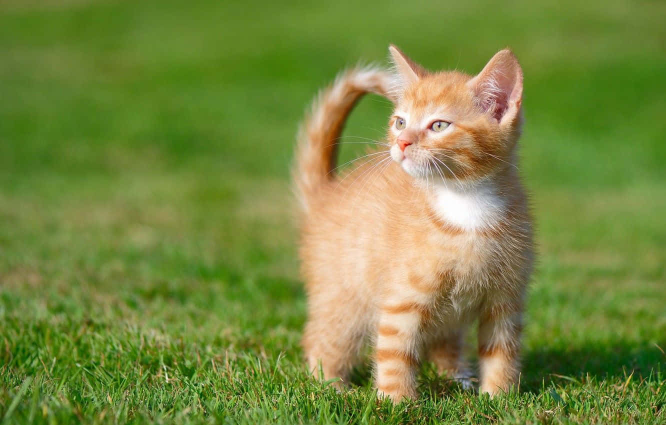
#> input picture day2/cat.jpg, 1332 x 850 px (shown at 1/2 size)
$ python cv06.py
#> lines starting #> are read from the running program, lines starting #| are printed output that depends on the picture
#Drawing
import cv2

img = cv2.imread("cat.jpg",1)
#> img is the input picture: shape (850, 1332, 3); mean B, G, R 64.6, 135, 119.4
img = cv2.resize(img,(800,600))
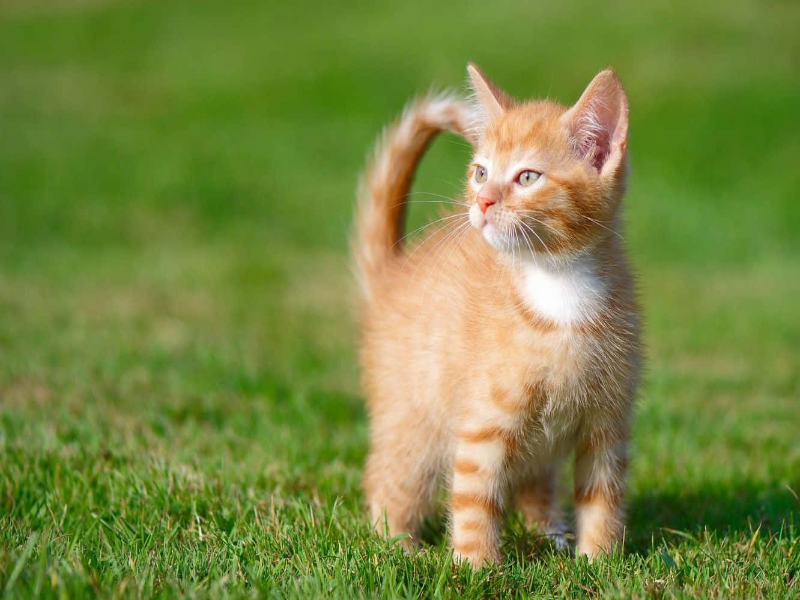
#> img: shape (600, 800, 3); mean B, G, R 64.6, 134.9, 119.3

cv2.line(img,(100,100),(400,100),(255,0,0),10)
cv2.arrowedLine(img,(100,150),(400,150),(0,255,0),10)
cv2.arrowedLine(img,(400,200),(100,200),(0,0,255),10)
cv2.rectangle(img,(100,250),(400,300),(255,255,255),10)
cv2.rectangle(img,(100,350),(400,400),(255,255,255),-1)
#circle(ภาพ,จุดศูนย์กลาง,รัศมี,ความหนา)
cv2.circle(img,(150,500),50,(125,125,125),5)
cv2.circle(img,(300,500),50,(125,125,125),-1)
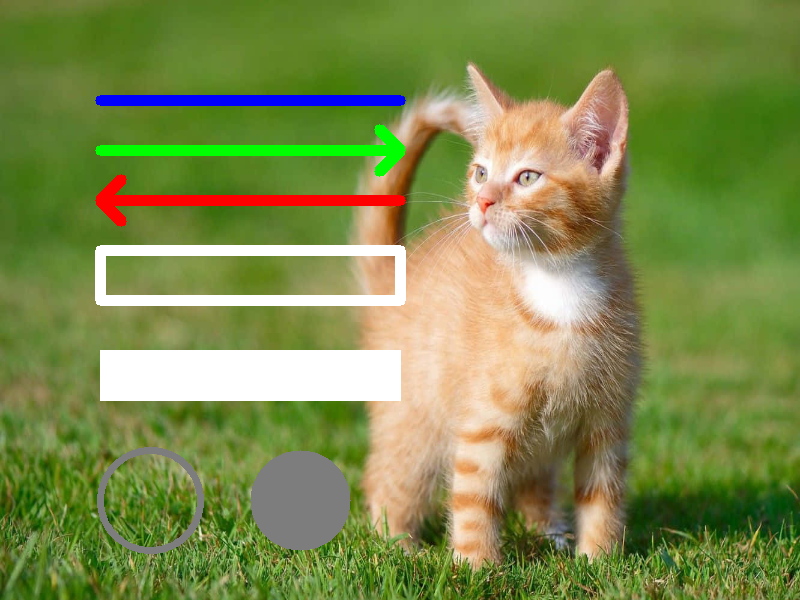
#> img: shape (600, 800, 3); mean B, G, R 75.9, 139.3, 125.6

cv2.imshow("img",img)
cv2.waitKey(0)
cv2.destroyAllWindows()

$ run again, with day2/ball_colors.jpg copied over day2/cat.jpg
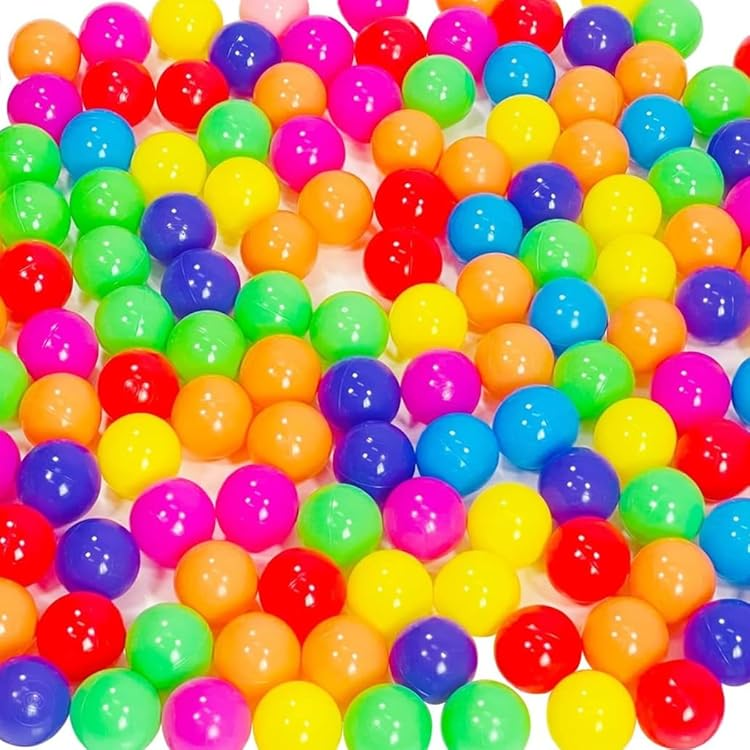
#> input picture day2/ball_colors.jpg, 750 x 750 px
#> img is the input picture: shape (750, 750, 3); mean B, G, R 97.7, 134.9, 185.3
#> `img = cv2.resize(img,(800,600))`:
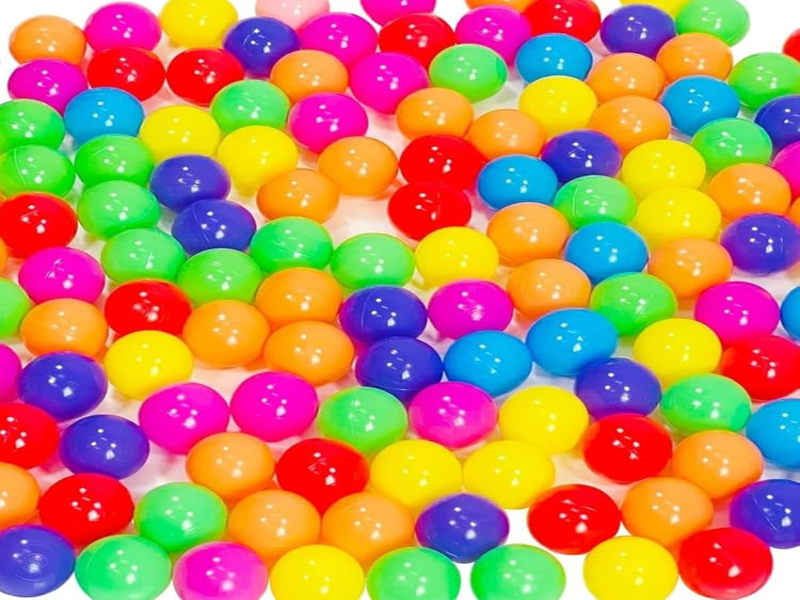
#> img: shape (600, 800, 3); mean B, G, R 97.6, 134.8, 185.2
#> `cv2.circle(img,(300,500),50,(125,125,125),-1)`:
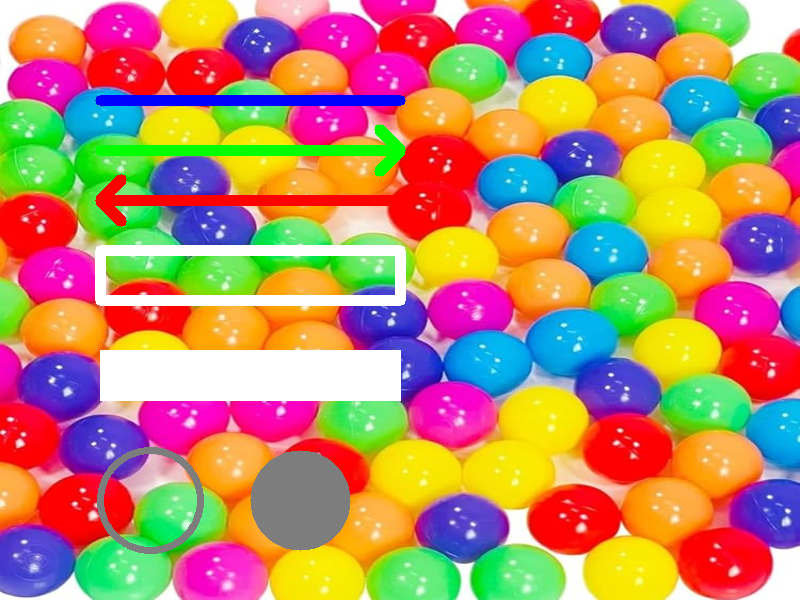
#> img: shape (600, 800, 3); mean B, G, R 106.7, 139, 183.7
